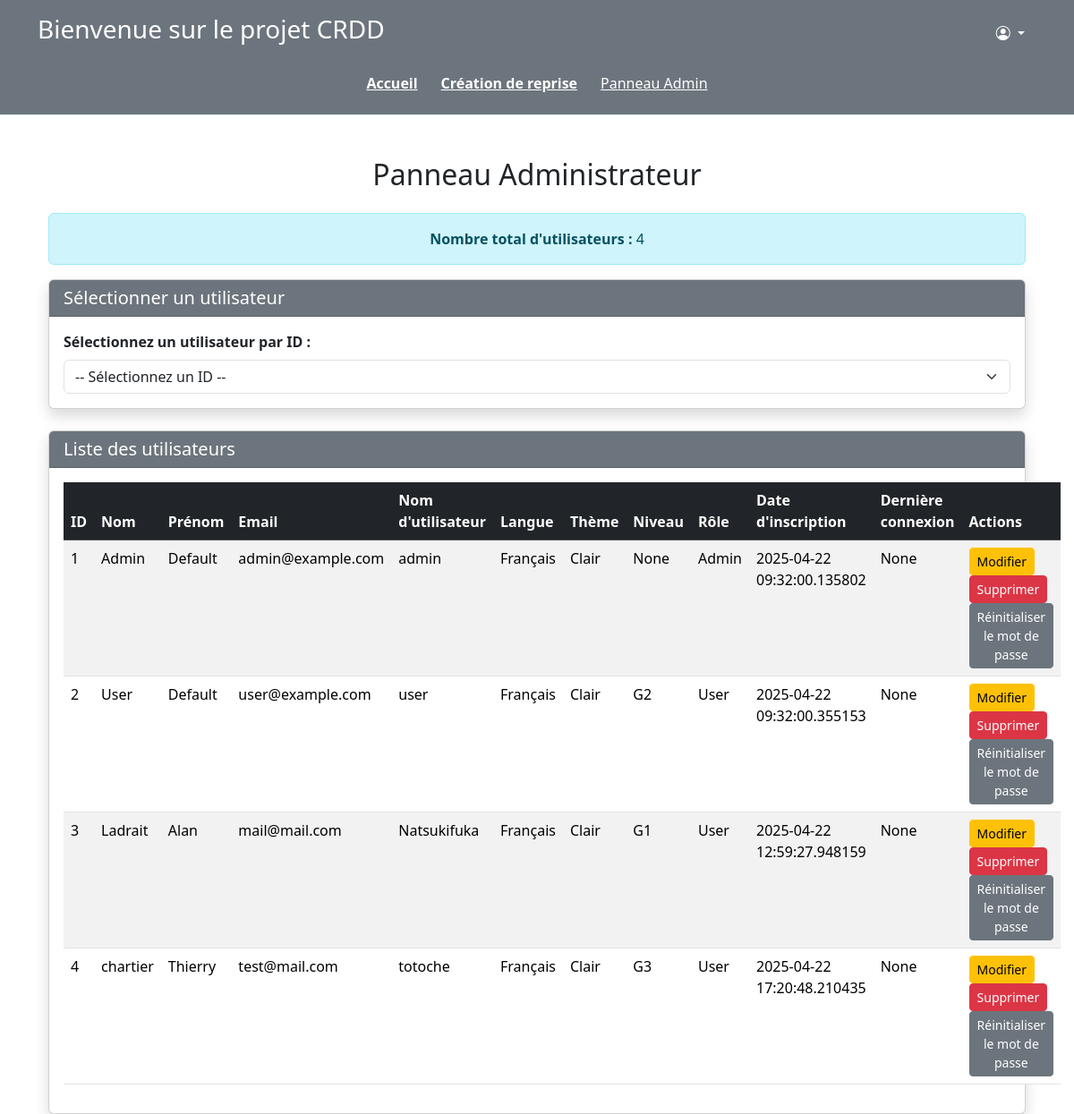
Page /admin (signed in) on the earlier database version.
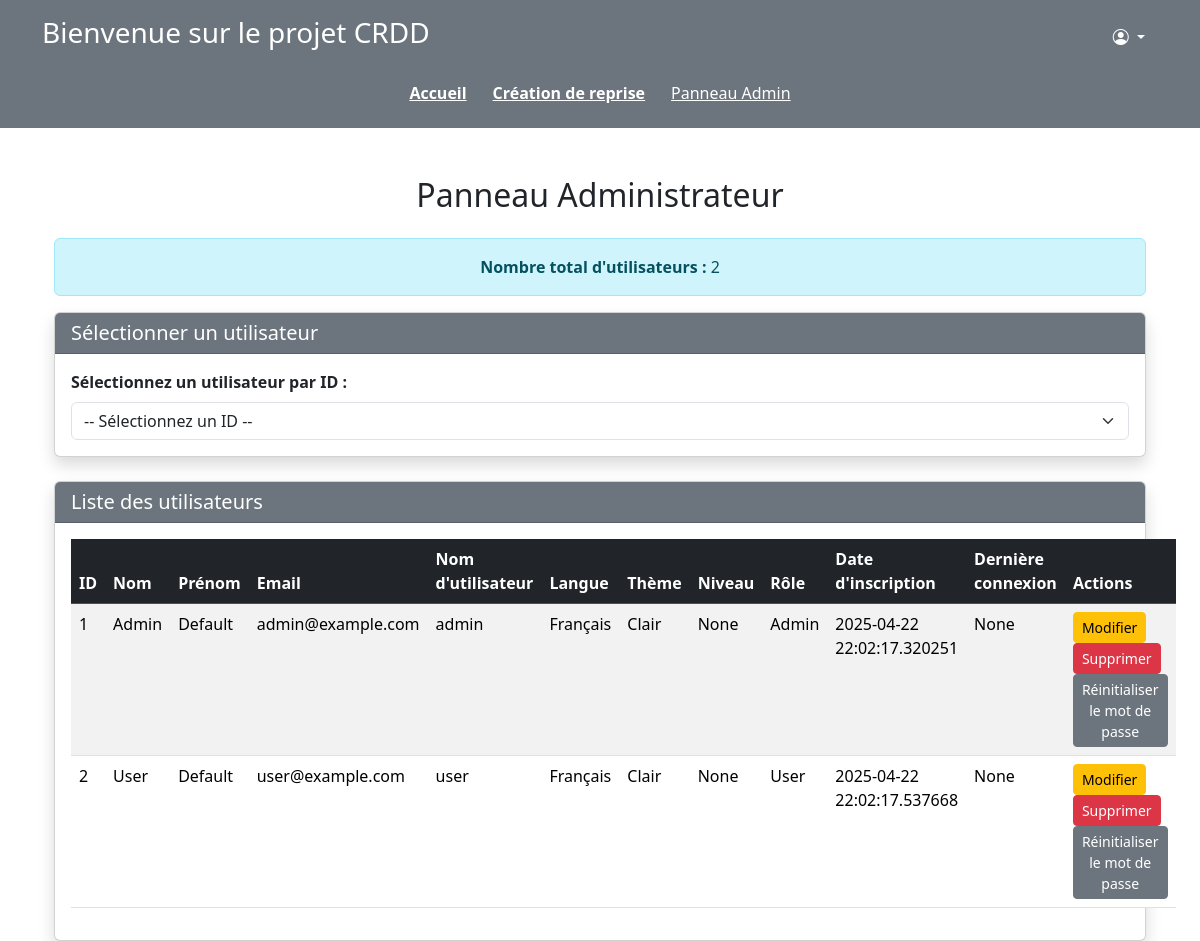
Same page on the later database version.
### app/models.py (models this page shows, shortened)
class User(UserMixin, db.Model):
    __tablename__ = 'user'
    id = db.Column(db.Integer, primary_key=True)  # ID unique pour l'utilisateur
    nom = db.Column(db.String(45), nullable=False)  # Nom de l'utilisateur
    prenom = db.Column(db.String(45), nullable=False)  # Prénom de l'utilisateur
    mail = db.Column(db.String(100), unique=True, nullable=True)  # Email de l'utilisateur
    username = db.Column(db.String(45), unique=True, nullable=False)  # Nom d'utilisateur
    role_id = db.Column(db.Integer, db.ForeignKey('role.id'), nullable=False)  # Clé étrangère vers Role
    date_inscription = db.Column(db.DateTime, default=datetime.utcnow)  # Date d'inscription
    derniere_connexion = db.Column(db.DateTime, nullable=True)  # Dernière connexion
    langue = db.Column(db.String(20), default='Français')  # Langue préférée
    theme = db.Column(db.String(10), default='Clair')  # Thème préféré
    nombre_connexions = db.Column(db.Integer, default=0)  # Suivi des connexions
    reprises = db.relationship('Reprise', back_populates='user')  # Relation avec les reprises
    niveau = db.Column(db.String(45), unique=True, nullable=True)  # Niveau de l'utilisateur
    role = db.relationship('Role', back_populates='users', lazy=True)
    login = db.relationship('Login', back_populates='user', uselist=False, lazy=True)
    historique = db.relationship('Historique', back_populates='user', lazy=True)
    notifications = db.relationship('Notification', back_populates='user', lazy=True)
    def to_dict(self):
        return {
            'id': self.id,
            'nom': self.nom,
            'prenom': self.prenom,
            'mail': self.mail,
            'username': self.username,
            'role': {'id': self.role.id, 'nom': self.role.nom} if self.role else None,
            'date_inscription': self.date_inscription,
            'derniere_connexion': self.derniere_connexion,
            'langue': self.langue,
            'theme': self.theme,
            'niveau': self.niveau
        }

class Role(db.Model):
    __tablename__ = 'role'  # Définition explicite du nom de la table
    id = db.Column(db.Integer, primary_key=True)  # ID unique pour le rôle
    nom = db.Column(db.String(45), nullable=False, unique=True)  # Nom du rôle (ex: 'Admin', 'User')
    users = db.relationship('User', back_populates='role', lazy=True)

### app/routes.py (the view)
@main.route('/admin', methods=['GET'])
@login_required
def admin_panel():
    if current_user.role.nom != 'Admin':
        flash("Accès refusé : Vous devez être administrateur pour accéder à cette page.", "danger")
        return redirect(url_for('main.home'))
    users = [user.to_dict() for user in User.query.all()]
    return render_template('admin_panel.html', users=users)

### app/__init__.py (called while the page is built)
@login_manager.user_loader
def load_user(user_id):
    from .models import User
    return User.query.get(int(user_id))

### app/templates/admin_panel.html (shortened to what this page needs)
{% extends 'base.html' %}
{% block content %}
<div class="container mt-5">
    <h2 class="text-center mb-4">Panneau Administrateur</h2>
    <div class="alert alert-info text-center">
        <strong>Nombre total d'utilisateurs :</strong> {{ users|length }}
    </div>
    <div class="card shadow mb-4">
        <div class="card-header bg-secondary text-white">
            <h5 class="mb-0">Sélectionner un utilisateur</h5>
        </div>
        <div class="card-body">
            <label for="userSelect" class="form-label"><strong>Sélectionnez un utilisateur par ID :</strong></label>
            <select id="userSelect" class="form-select" onchange="showUserDetails(this.value)">
                <option value="">-- Sélectionnez un ID --</option>
            </select>
        </div>
    </div>
    <div class="card shadow">
        <div class="card-header bg-secondary text-white">
            <h5 class="mb-0">Liste des utilisateurs</h5>
        </div>
        <div class="card-body">
            <table class="table table-striped table-hover">
                <thead class="table-dark">
                    <tr>
                        <th>ID</th>
                        <th>Nom</th>
                        <th>Prénom</th>
                        <th>Email</th>
                        <th>Nom d'utilisateur</th>
                        <th>Langue</th>
                        <th>Thème</th>
                        <th>Niveau</th>
                        <th>Rôle</th>
                        <th>Date d'inscription</th>
                        <th>Dernière connexion</th>
                        <th>Actions</th>
                    </tr>
                </thead>
                <tbody>
                    {% for user in users %}
                    <tr>
                        <td>{{ user.id }}</td>
                        <td>{{ user.nom }}</td>
                        <td>{{ user.prenom }}</td>
                        <td>{{ user.mail }}</td>
                        <td>{{ user.username }}</td>
                        <td>{{ user.langue }}</td>
                        <td>{{ user.theme }}</td>
                        <td>{{ user.niveau }}</td>
                        <td>{{ user.role.nom }}</td>
                        <td>{{ user.date_inscription }}</td>
                        <td>{{ user.derniere_connexion }}</td>
                        <td>
                            <button class="btn btn-warning btn-sm" onclick="editUser({{ user.id }})">Modifier</button>
                            <button class="btn btn-danger btn-sm" onclick="deleteUser({{ user.id }})">Supprimer</button>
                            <button class="btn btn-secondary btn-sm" onclick="resetPassword({{ user.id }})">Réinitialiser le mot de passe</button>
                        </td>
                    </tr>
                    {% endfor %}
                </tbody>
            </table>
        </div>
    </div>
</div>
{% endblock %}

### app/templates/base.html (shortened to what this page needs)
<!DOCTYPE html>
<html lang="fr">
<head>
    <link href="https://cdn.jsdelivr.net/npm/bootstrap@5.3.3/dist/css/bootstrap.min.css" rel="stylesheet">
    <link href="https://cdn.jsdelivr.net/npm/bootstrap-icons/font/bootstrap-icons.css" rel="stylesheet">
</head>
<body>
    <header class="bg-secondary text-white p-3">
        <div class="container d-flex justify-content-between align-items-center">
            <h1 class="h3">Bienvenue sur le projet CRDD</h1>
            <div>
                {% if current_user.is_authenticated %}
                    <div class="dropdown">
                        <button class="btn btn-secondary dropdown-toggle" type="button" id="userMenu" data-bs-toggle="dropdown" aria-expanded="false">
                            <i class="bi bi-person-circle"></i>
                        </button>
                    </div>
                {% else %}
                    <a href="{{ url_for('main.login') }}" class="btn btn-primary">Connexion</a>
                    <a href="{{ url_for('main.signIn') }}" class="btn btn-success">Inscription</a>
                {% endif %}
            </div>
        </div>
        <nav class="mt-3">
            <div class="container d-flex justify-content-center">
                <a href="{{ url_for('main.home') }}" class="btn btn-link text-white fw-bold">Accueil</a>
                <a href="{{ url_for('main.creation_reprise') }}" class="btn btn-link text-white fw-bold">Création de reprise</a>
                {% if current_user.is_authenticated and current_user.role.nom == 'Admin' %}
                    <a href="{{ url_for('main.admin_panel') }}" class="btn btn-link text-white">Panneau Admin</a>
                {% endif %}
            </div>
        </nav>
    </header>
    <main class="container mt-4">
        {% block content %}{% endblock %}
    </main>
</body>
</html>

Differences in the rows shown:
removed User: id "3", nom "Ladrait", prenom "Alan", mail "mail@mail.com", username "Natsukifuka", langue "Français", theme "Clair", niveau "G1", role.nom "User", date_inscription "2025-04-22 12:59:27.948159", derniere_connexion "None"
removed User: id "4", nom "chartier", prenom "Thierry", mail "test@mail.com", username "totoche", langue "Français", theme "Clair", niveau "G3", role.nom "User", date_inscription "2025-04-22 17:20:48.210435", derniere_connexion "None"
changed User "Admin": date_inscription "2025-04-22 09:32:00.135802" → "2025-04-22 22:02:17.320251"
changed User "User": niveau "G2" → "None"; date_inscription "2025-04-22 09:32:00.355153" → "2025-04-22 22:02:17.537668"
Other differences:
{{ users|length }}: "4" → "2"
